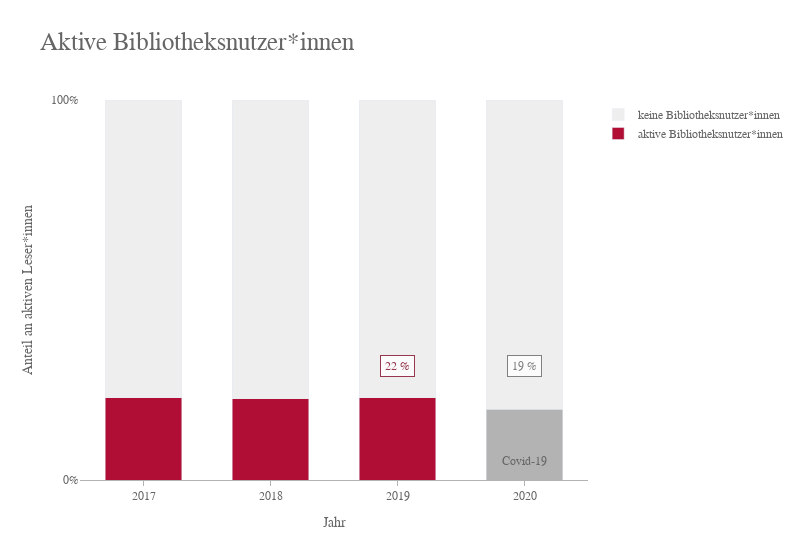

Notebook cell for this chart:
### Markdown cell above
### Wie hoch ist der Anteil an aktiven Bibliotheksnutzer*innen an aktiven Leser\*innen?
Diese Grafik wurde in der Präsentation verwendet.

### Code cell
fig = go.Figure()

# preparation
colors1 = [light_red, ] * 3
colors1.append(grey)

colors2 = [light_grey, ] * 4

perc_lenders_readers_2019 = f"{round(df['perc_lenders_readers'][9]*100)} %"
perc_lenders_readers_2020 = f"{round(df['perc_lenders_readers'][10]*100)} %"

# two bar groups lending and non-lending readers
fig.add_trace(go.Bar(x=df['year.1'][7:12], y=df['perc_lenders_readers'][7:12], name='aktive Bibliotheksnutzer*innen', width=0.6, marker_color=colors1))
fig.add_trace(go.Bar(x=df['year.1'][7:12], y=df['perc_nonlending_readers'][7:12], name='keine Bibliotheksnutzer*innen', width=0.6, marker_color=colors2))
fig.update_traces(hovertemplate='%{x}: %{y}')

# annotation for covid-19
fig.add_annotation(x=2020, y=0.05, text="Covid-19", showarrow=False, font=dict(size=12, color=dark_grey))
fig.add_annotation(x=2020, y=0.3, text=perc_lenders_readers_2020, showarrow=False, font=dict(size=12, color=dark_grey), bgcolor=white,
                    opacity=0.8, bordercolor=dark_grey, borderpad=4)

# annotation for 2019, representative data
fig.add_annotation(x=2019, y=0.3, text=perc_lenders_readers_2019, showarrow=False, font=dict(size=12, color=red), bgcolor=white,
                    opacity=0.8, bordercolor=red, borderpad=4)

# layout
fig.update_layout(title='Aktive Bibliotheksnutzer*innen',
                    title_font_size=25,
                    xaxis_title='Jahr',
                    yaxis_title='Anteil an aktiven Leser*innen',
                    font_family='Gravitas One',
                    font_color=dark_grey,
                    plot_bgcolor=white,
                    width=800,
                    barmode='stack',
                   )

# axes
fig.update_xaxes(title_text='Jahr', ticks='outside', tick0=2017, tickcolor=grey, fixedrange=True, linecolor=grey)
fig.update_yaxes(range=[0,1], tickformat='.0%', dtick=1)
                   
fig.show()

### Figure 1 — Plotly figure (JSON) as saved in the notebook; plotly's stock layout.template omitted (floating-point values rounded to 4 significant figures)
{"data": [{"hovertemplate": "%{x}: %{y}", "marker": {"color": ["#b00e34", "#b00e34", "#b00e34", "#b3b3b3"]}, "name": "aktive Bibliotheksnutzer*innen", "type": "bar", "width": 0.6, "x": [2017, 2018, 2019, 2020], "y": [0.2166, 0.214, 0.2159, 0.1862]}, {"hovertemplate": "%{x}: %{y}", "marker": {"color": ["#eeeeee", "#eeeeee", "#eeeeee", "#eeeeee"]}, "name": "keine Bibliotheksnutzer*innen", "type": "bar", "width": 0.6, "x": [2017, 2018, 2019, 2020], "y": [0.7834, 0.786, 0.7841, 0.8138]}], "layout": {"annotations": [{"font": {"color": "#666666", "size": 12}, "showarrow": false, "text": "Covid-19", "x": 2020, "y": 0.05}, {"bgcolor": "#ffffff", "bordercolor": "#666666", "borderpad": 4, "font": {"color": "#666666", "size": 12}, "opacity": 0.8, "showarrow": false, "text": "19 %", "x": 2020, "y": 0.3}, {"bgcolor": "#ffffff", "bordercolor": "#810a26", "borderpad": 4, "font": {"color": "#810a26", "size": 12}, "opacity": 0.8, "showarrow": false, "text": "22 %", "x": 2019, "y": 0.3}], "barmode": "stack", "font": {"color": "#666666", "family": "Gravitas One"}, "plot_bgcolor": "#ffffff", "title": {"font": {"size": 25}, "text": "Aktive Bibliotheksnutzer*innen"}, "width": 800, "xaxis": {"fixedrange": true, "linecolor": "#b3b3b3", "tick0": 2017, "tickcolor": "#b3b3b3", "ticks": "outside", "title": {"text": "Jahr"}}, "yaxis": {"dtick": 1, "range": [0, 1], "tickformat": ".0%", "title": {"text": "Anteil an aktiven Leser*innen"}}}}
